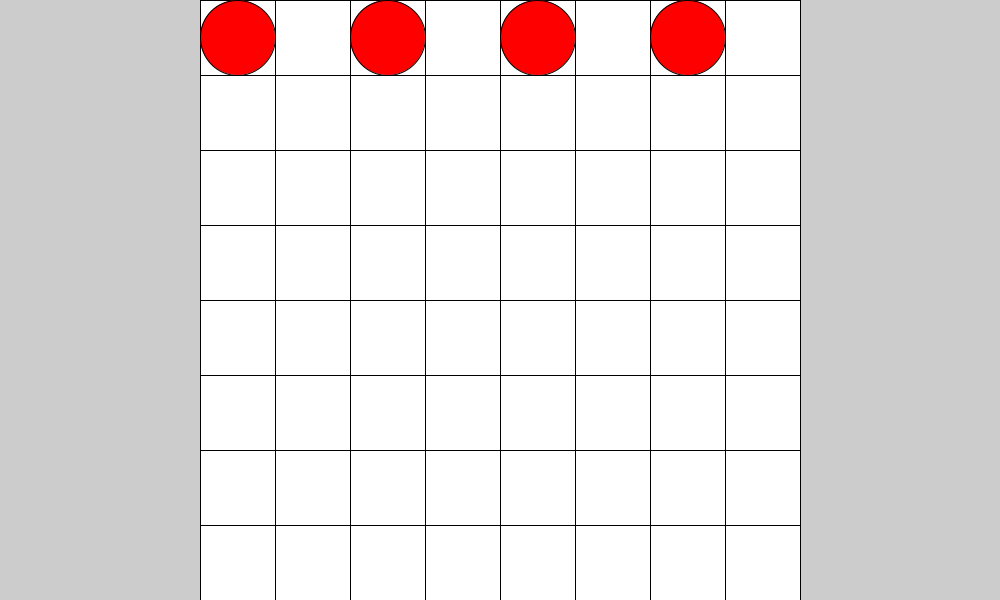
Frame 1 (no input)
Frame 60 (the mouse pressed at the canvas centre just before this capture): identical to frame 1, image omitted
Frame 120 (the mouse held since frame 60 and released just before this capture): identical to frame 1, image omitted

The Processing sketch that drew this single still picture (run headless with seeded random() and noise(); from frame 60 on, the mouse is pressed at the canvas centre):

// Processing sketch: checers_with_some_pieces
// ── checers_with_some_pieces.pde
int cols=8;
int rows=8;
int w = (600)/cols;
int h = (height)/rows;
Cell[][] board = new Cell[cols][rows];  
Checker [] checkers = new Checker [4];
void setup() {   
  size(1000, 600);
  int w = (600)/cols;
  int h = (height)/rows;
  for (int i = 0; i < cols; i++) {
    for (int j = 0; j < rows; j++) {
      board[i][j] = new Cell(i*w+200, j*h, w, h, 0);
    }
  }
  checkers [0] = new Checker (200,0, w, h);
  checkers [1] = new Checker (350,0,w,h);
  checkers [2] = new Checker (500,0,w,h);
  checkers [3] = new Checker (650,0,w,h);
}  
void draw () {
  for (int i = 0; i < cols; i++) {
    for (int j = 0; j < rows; j++) {
      board[i][j].display();
    }
  }
  for (int i = 0; i<4;i++) {
    checkers[i].display();
  }
}

class Cell {   
  float x, y;
  float w, h;
  int state;

  Cell (float tx, float ty, float tw, float th, int ts) {
    x=tx;
    y=ty;
    w=tw;
    h=th;
    state=ts;
  }

  void display() {
    fill(255);
    rect(x, y, w, h);
    if (state==0) {
    }
    if (state==1) {
      fill (0, 0, 255);
      ellipse(x+w/2, y+h/2, w, h);
    }
    if (state==2) {
      fill (255, 0, 0);
      ellipse(x+w/2, y+h/2, w, h);
    }
  }
}


class Checker {
  float x, y;
  float w, h;
  color c;

  Checker (float tx, float ty, float tw, float th) {
    x=tx;
    y=ty;
    w=th;
    h=th;
    if (y<height/2) {
      c=color (255, 0, 0);
    }
    else {
      c=color (0, 0, 255);
    }
  }

  void display () {
    fill (255, 0, 0);
    ellipse(x+w/2, y+h/2, w, h);
  }
}
